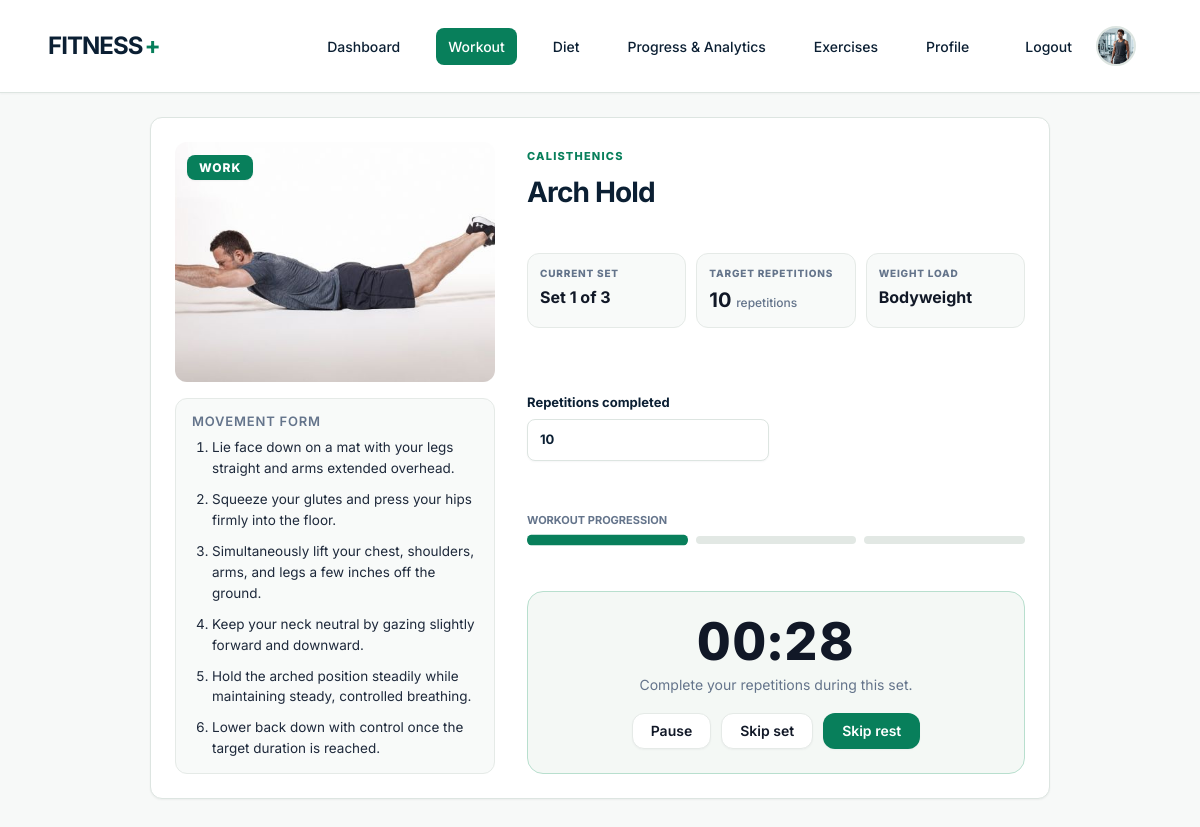
Screenshot of /session/25/ (signed in) with the database file from the repository.
### workout/models.py (models this page shows, shortened)
class WorkoutExercise(models.Model):
    workout = models.ForeignKey(Workout, related_name='workout_exercises', on_delete=models.CASCADE)
    exercise = models.ForeignKey(Exercise, related_name='workout_entries', on_delete=models.PROTECT)
    sets_planned = models.PositiveIntegerField()
    reps_planned = models.PositiveIntegerField()
    weight = models.DecimalField(max_digits=7, decimal_places=2, null=True, blank=True)
    rest_seconds = models.PositiveIntegerField(default=60)
    exercise_seconds = models.PositiveIntegerField(default=30)
    order = models.PositiveIntegerField(default=1)
    class Meta:
        ordering = ['order']

class Exercise(models.Model):
    class EquipmentType(models.TextChoices):
        BODYWEIGHT = 'bodyweight', 'Bodyweight'
        BARBELL = 'barbell', 'Barbell'
        DUMBBELL = 'dumbbell', 'Dumbbell'
        KETTLEBELL = 'kettlebell', 'Kettlebell'
        CABLE = 'cable', 'Cable'
        MACHINE = 'machine', 'Machine'
        RESISTANCE_BAND = 'resistance_band', 'Resistance band'
        PULLUP_BAR = 'pullup_bar', 'Pull-up bar'
        BENCH = 'bench', 'Bench'
        PLATE = 'plate', 'Plate-loaded'
        STEP = 'step', 'Step / Platform'
        JUMP_ROPE = 'jump_rope', 'Jump Rope'
        OTHER = 'other', 'Other'
    class Difficulty(models.TextChoices):
        BEGINNER = 'beginner', 'Beginner'
        INTERMEDIATE = 'intermediate', 'Intermediate'
        ADVANCED = 'advanced', 'Advanced'
    class GenderCategory(models.TextChoices):
        ALL = 'all', 'All'
        FEMALE = 'female', 'Female'
        MALE = 'male', 'Male'
    name = models.CharField(max_length=120)
    body_part = models.CharField(max_length=40, default='Full Body')
    equipment_type = models.CharField(max_length=20, choices=EquipmentType.choices, default=EquipmentType.OTHER)
    category = models.CharField(max_length=40)
    description = models.TextField()
    instructions = models.TextField()
    muscles_targeted = models.CharField(max_length=255)
    beginner_tips = models.TextField(blank=True)
    is_bodyweight = models.BooleanField(default=False)
    image = models.CharField(max_length=255, blank=True, help_text='Local visual URL (filled by the seed command).')
    created_at = models.DateTimeField(auto_now_add=True)
    difficulty = models.CharField(max_length=20, choices=Difficulty.choices, default=Difficulty.INTERMEDIATE)
    gender_category = models.CharField(max_length=10, choices=GenderCategory.choices, default=GenderCategory.ALL)
    recommended_sets = models.CharField(max_length=30, blank=True, default='')
    recommended_reps = models.CharField(max_length=30, blank=True, default='')
    recommended_duration = models.CharField(max_length=40, blank=True, default='')
    recommended_rest = models.CharField(max_length=30, blank=True, default='')
    is_beginner_friendly = models.BooleanField(default=False)
    class Meta:
        ordering = ['category', 'name']
        constraints = [models.UniqueConstraint(Lower('name'), name='unique_exercise_name_ci')]
    @property
    def instruction_steps(self):
        if not self.instructions:
            return []
        import re
        raw = self.instructions.strip()
        lines = [line.strip() for line in raw.split('\n') if line.strip()]
        if len(lines) > 1:
            steps = []
            for line in lines:
                cleaned = re.sub(r'^\d+[\.\)]\s*', '', line).strip()
                if cleaned:
                    steps.append(cleaned)
            if steps:
                return steps
        parts = re.split(r'(?:^|\s+)\d+[\.\)]\s*', raw)
        steps = [p.strip() for p in parts if p.strip()]
        return steps if steps else [raw]

### workout/views.py (the view)
# urls.py: path('session/<int:entry_id>/', views.workout_session, name='workout_session'),
@login_required
def workout_session(request, entry_id):
    entry = get_object_or_404(WorkoutExercise.objects.select_related('exercise', 'workout'), pk=entry_id, workout__user=request.user)
    if entry.workout.completed:
        return redirect('workout:workout_complete', workout_id=entry.workout_id)
    last_set = entry.sets.aggregate(last=Max('set_number'))['last'] or 0
    profile, _ = UserProfile.objects.get_or_create(user=request.user)
    gender = profile.gender if profile.profile_completed else 'male'
    entry.exercise.image = get_exercise_image_path(entry.exercise.name, entry.exercise.category, gender)
    return render(request, 'workout/workout_session.html', {'entry': entry, 'next_set': last_set + 1})

### workout/image_utils.py (called while the page is built, shortened)
def normalize_key(text):
    return re.sub(r'[^a-zA-Z0-9]', '', text or '').lower()

def find_existing_image(exercise_name, gender):
    gender_dir = os.path.join(STATIC_IMAGES_DIR, gender)
    if not os.path.exists(gender_dir):
        os.makedirs(gender_dir, exist_ok=True)
        return None
    key = normalize_key(exercise_name)
    try:
        files = os.listdir(gender_dir)
    except OSError:
        return None
    for f in files:
        f_name, ext = os.path.splitext(f)
        if ext.lower() in ('.png', '.jpg', '.jpeg', '.webp'):
            if f_name.lower() == exercise_name.lower():
                return f
    for f in files:
        f_name, ext = os.path.splitext(f)
        if ext.lower() in ('.png', '.jpg', '.jpeg', '.webp'):
            if normalize_key(f_name) == key:
                return f

def get_exercise_image_path(exercise_name, category='Full Body', gender='male'):
    gender = 'female' if str(gender).lower() == 'female' else 'male'
    matched = find_existing_image(exercise_name, gender)
    if not matched:
        matched = create_exercise_png(exercise_name, category, gender)
    filepath = os.path.join(STATIC_IMAGES_DIR, gender, matched)
    try:
        v = int(os.path.getmtime(filepath))
        return f'/static/workout/images/{gender}/{matched}?v={v}'
    except OSError:
        return f'/static/workout/images/{gender}/{matched}'

### workout/templates/workout/workout_session.html (shortened to what this page needs)
{% extends 'workout/base.html' %}
{% load static %}
{% block content %}
<section class="session-card card" id="session"
  data-complete-url="{% url 'workout:complete_set' entry.id %}"
  data-complete-redirect="{% url 'workout:workout_complete' entry.workout.id %}"
  data-work="{{ entry.exercise_seconds }}"
  data-rest="{{ entry.rest_seconds }}"
  data-sets="{{ entry.sets_planned }}"
  data-current="{{ next_set }}">
  <div class="session-media-column">
    <div class="session-photo-wrapper">
      <img src="{{ entry.exercise.image }}" alt="Photo for {{ entry.exercise.name }}" class="exercise-photo" onerror="this.onerror=null;this.src='{% url 'workout:exercise_visual' entry.exercise.id %}';">
      <div class="state-badge-overlay">
        <span class="state-badge" id="state-label">WORK</span>
      </div>
    </div>
    <div class="session-instructions-card">
      <h4>Movement Form</h4>
      {% if entry.exercise.instruction_steps %}
        <ol class="movement-form-list">
          {% for step in entry.exercise.instruction_steps %}
            <li>{{ step }}</li>
          {% endfor %}
        </ol>
      {% else %}
        <p class="instructions">{{ entry.exercise.instructions }}</p>
      {% endif %}
    </div>
  </div>
  <div class="session-content">
    <div class="session-header">
      <p class="eyebrow">{% if entry.exercise.body_part|upper != entry.exercise.category|upper %}{{ entry.exercise.body_part|upper }} · {{ entry.exercise.category|upper }}{% else %}{{ entry.exercise.category|upper }}{% endif %}</p>
      <h1 class="exercise-title">{{ entry.exercise.name }}</h1>
    </div>
    <div class="session-metrics-grid">
      <div class="metric-card">
        <span class="metric-label">CURRENT SET</span>
        <strong class="metric-value set-count" id="set-count">Set {{ next_set }} of {{ entry.sets_planned }}</strong>
      </div>
      <div class="metric-card">
        <span class="metric-label">TARGET REPETITIONS</span>
        <strong class="metric-value big-number">{{ entry.reps_planned }} <span>repetitions</span></strong>
      </div>
      <div class="metric-card">
        <span class="metric-label">WEIGHT LOAD</span>
        <strong class="metric-value weight-label">
          {% if entry.exercise.is_bodyweight %}
            Bodyweight
          {% else %}
            {{ entry.weight|floatformat:'-2' }} kg
          {% endif %}
        </strong>
      </div>
    </div>
    <div class="session-set-inputs" aria-label="Current set details">
      <label>
        Repetitions completed
        <input id="set-reps" type="number" min="1" max="500" value="{{ entry.reps_planned }}">
      </label>
    </div>
    <div class="progress-section">
      <span class="progress-label">Workout Progression</span>
      <div class="progress">
        {% for i in ''|center:entry.sets_planned %}
          <i class="{% if forloop.counter < next_set %}done{% elif forloop.counter == next_set %}current{% endif %}" title="Set {{ forloop.counter }}"></i>
        {% endfor %}
      </div>
    </div>
    <div class="timer-panel">
      <div class="timer-display-wrap">
        <strong id="timer-display" class="timer-digits">00:00</strong>
      </div>
      <p id="timer-message" class="timer-message">Complete your repetitions during this set.</p>
      <div class="timer-controls">
        <button type="button" class="button secondary-button timer-btn" id="pause-timer">Pause</button>
        <button type="button" class="button secondary-button timer-btn skip-btn" id="skip-set">Skip set</button>
        <button type="button" class="button primary-button timer-btn" id="skip-rest" hidden>Skip rest</button>
      </div>
    </div>
  </div>
</section>
{% endblock %}

### workout/static/workout/css/theme.css (style rules this page uses)
:root { --primary: #087F5B; --primary-dark: #066A4C; --navy: #0B1F33; --background: #F7F9F8; --surface: #FFFFFF; --muted: #64748B; --border: #DDE5E1; --success: #168A65; --warning: #D98C10; --danger: #C0392B; --spacing-8: 8px; --spacing-12: 12px; --spacing-16: 16px; --spacing-20: 20px; --spacing-24: 24px; --spacing-32: 32px; --spacing-40: 40px; --spacing-48: 48px; --radius-4: 4px; --radius-8: 8px; --radius-12: 12px; --shadow-sm: 0 1px 2px rgba(0,0,0,0.05); }
body { font-family: 'Inter', system-ui, sans-serif; background-color: var(--background); color: var(--navy); margin: 0; line-height: 1.5; }
h1, .title { font-size: 2rem; font-weight: 700; color: var(--navy); margin-bottom: var(--spacing-24); }
input, select, textarea { width: 100%; padding: var(--spacing-12); border: 1px solid var(--border); border-radius: var(--radius-8); font-size: 1rem; font-family: inherit; background: #fff; color: var(--navy); }
.card { background: var(--surface); border: 1px solid var(--border); border-radius: var(--radius-12); box-shadow: var(--shadow-sm); padding: var(--spacing-24); margin-bottom: var(--spacing-24); }

### rows the page displays
WorkoutExercise: exercise.image (picture), exercise.category "CALISTHENICS", exercise.name "Arch Hold", sets_planned "3", reps_planned "10"

### other values shown
{{ step }} "Lie face down on a mat with your legs straight and arms extended overhead." "Squeeze your glutes and press your hips firmly into the floor." "Simultaneously lift your chest, shoulders, arms, and legs a few inches off the ground." "Keep your neck neutral by gazing slightly forward and downward." "Hold the arched position steadily while maintaining steady, controlled breathing." "Lower back down with control once the target duration is reached."
{{ next_set }} "1"
